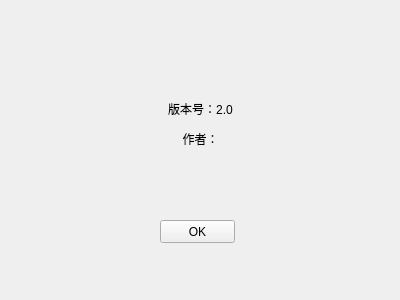
<?xml version="1.0" encoding="UTF-8"?>
<ui version="4.0">
 <class>QtWidgetsClassAbout</class>
 <widget class="QWidget" name="QtWidgetsClassAbout">
  <property name="geometry">
   <rect>
    <x>0</x>
    <y>0</y>
    <width>400</width>
    <height>300</height>
   </rect>
  </property>
  <property name="windowTitle">
   <string>关于 QtVV</string>
  </property>
  <widget class="QPushButton" name="pushButton">
   <property name="geometry">
    <rect>
     <x>160</x>
     <y>220</y>
     <width>75</width>
     <height>23</height>
    </rect>
   </property>
   <property name="text">
    <string>OK</string>
   </property>
  </widget>
  <widget class="QLabel" name="label">
   <property name="geometry">
    <rect>
     <x>140</x>
     <y>100</y>
     <width>121</width>
     <height>121</height>
    </rect>
   </property>
   <property name="text">
    <string>&lt;html&gt;&lt;head/&gt;&lt;body&gt;&lt;p align=&quot;center&quot;&gt;版本号：2.0&lt;/p&gt;&lt;p align=&quot;center&quot;&gt;作者：&lt;/p&gt;&lt;p align=&quot;center&quot;&gt;&lt;br/&gt;&lt;/p&gt;&lt;p align=&quot;center&quot;&gt;&lt;br/&gt;&lt;/p&gt;&lt;/body&gt;&lt;/html&gt;</string>
   </property>
  </widget>
 </widget>
 <layoutdefault spacing="6" margin="11"/>
 <resources/>
 <connections>
  <connection>
   <sender>pushButton</sender>
   <signal>clicked()</signal>
   <receiver>QtWidgetsClassAbout</receiver>
   <slot>close()</slot>
   <hints>
    <hint type="sourcelabel">
     <x>337</x>
     <y>61</y>
    </hint>
    <hint type="destinationlabel">
     <x>199</x>
     <y>149</y>
    </hint>
   </hints>
  </connection>
 </connections>
</ui>
